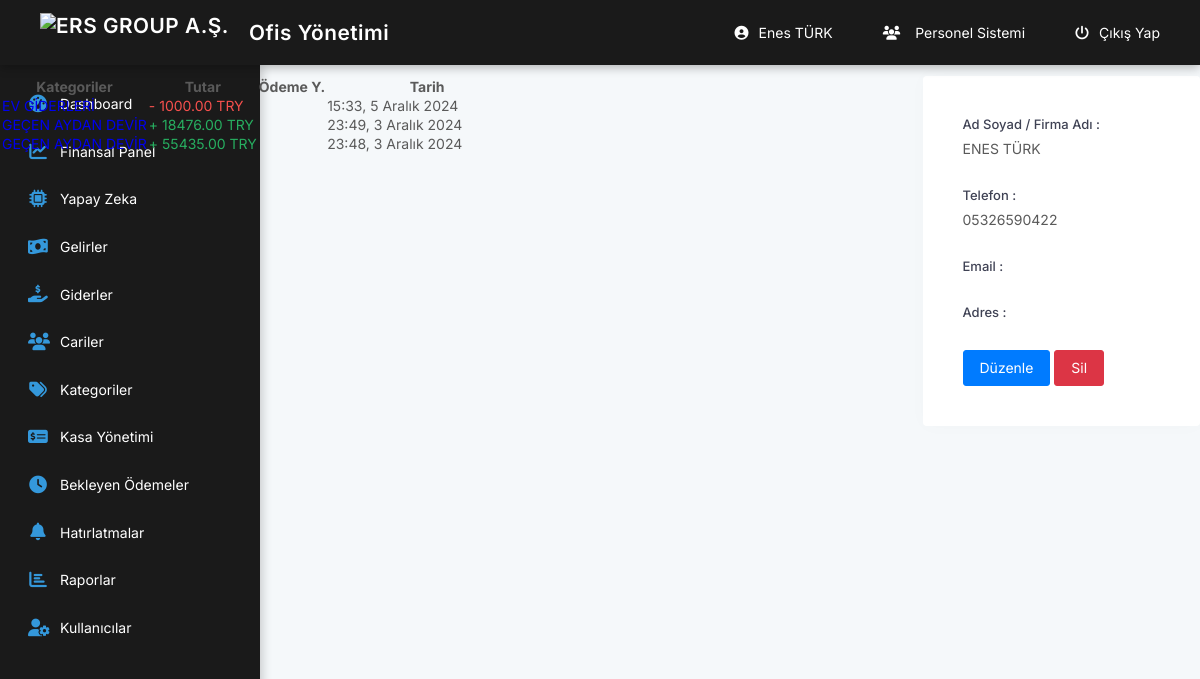
Screenshot of /muhasebe/customer.php?id=21 (signed in) with the database file from the repository.
### tables this page shows
CREATE TABLE `users` (
  `id` int(11) NOT NULL,
  `fullname` text NOT NULL,
  `phone` text NOT NULL,
  `email` text NOT NULL,
  `password` text NOT NULL,
  `uniqid` text NOT NULL,
  `status` tinyint(1) NOT NULL
);

CREATE TABLE `finances` (
  `id` int(11) NOT NULL,
  `u_id` int(11) NOT NULL,
  `customer_id` int(11) NOT NULL,
  `category_id` int(11) NOT NULL,
  `method_id` int(11) NOT NULL,
  `price` decimal(10,2) NOT NULL,
  `event_type` int(11) NOT NULL,
  `description` text DEFAULT NULL,
  `adddate` datetime NOT NULL DEFAULT current_timestamp(),
  `is_recurring` tinyint(1) DEFAULT 0,
  `recurring_start_date` date DEFAULT NULL,
  `recurring_months` int(11) DEFAULT NULL,
  `parent_recurring_id` int(11) DEFAULT NULL,
  `recurring_count` int(11) DEFAULT NULL,
  `safe_id` int(11) DEFAULT NULL,
  `payment_source_type` varchar(20) DEFAULT NULL,
  `payment_source_id` int(11) DEFAULT NULL,
  `payment_status` tinyint(1) DEFAULT NULL,
  `transaction_id` int(11) DEFAULT NULL,
  `ai_categorized` tinyint(1) DEFAULT 0,
  `ai_confidence` decimal(5,2) DEFAULT 0.00,
  `ai_matched_keywords` text DEFAULT NULL,
  `ai_suggested_categories` text DEFAULT NULL,
  `ai_analysis_data` longtext DEFAULT NULL,
  `processed` tinyint(1) DEFAULT 0
);

CREATE TABLE `categories` (
  `id` int(11) NOT NULL,
  `title` text NOT NULL,
  `type` enum('income','expense') NOT NULL DEFAULT 'expense'
);

CREATE TABLE `customers` (
  `id` int(11) NOT NULL,
  `title` text NOT NULL,
  `phone` text DEFAULT NULL,
  `email` text DEFAULT NULL,
  `tax_no` text DEFAULT NULL,
  `tax_office` text DEFAULT NULL,
  `address` text DEFAULT NULL,
  `status` tinyint(1) NOT NULL
);

### muhasebe/_class/class.php (called while the page is built, shortened)
<?php
class PIA {
	static $pdo = null;
	static $charset = 'UTF8';
	static $last_stmt = null;
	public static function instance(){
		return
		self::$pdo == null ?
		self::init() :
		self::$pdo;
	}
	public static function init(){
		self::$pdo = new PDO(
			'mysql:host=' . MYSQL_HOST .';dbname=' . MYSQL_DB,
			MYSQL_USER,
			MYSQL_PASS
		);
		self::$pdo->exec('SET NAMES `' . self::$charset . '`');
		self::$pdo->setAttribute(PDO::ATTR_DEFAULT_FETCH_MODE, PDO::FETCH_OBJ);
		return self::$pdo;
	}
	public static function query($query, $bindings = null){
		if(is_null($bindings)){
			if(!self::$last_stmt = self::instance()->query($query))
			return false;
		}else{
			self::$last_stmt = self::prepare($query);
			if(!self::$last_stmt->execute($bindings))
			return false;
		}
		return self::$last_stmt;
	}
	public static function get_row($query, $bindings = null){
		if(!$stmt = self::query($query, $bindings))
		return false;
		return $stmt->fetch();
	}
	public static function control($theValue, $theType, $strip_tags=false) {
		$theValue = addslashes(trim($theValue)) ;
		switch ($theType) {
			case "text":
				$theValue = ($theValue != "") ? "'" . $theValue . "'" : "NULL";
			break;
			case "long":
			case "int":
				$theValue = ($theValue != "") ? intval($theValue) : "NULL";
			break;
		}
		return $theValue;
	}
	public static function time_tr($adddate, $pattern='time, day month year'){
		$months = array('Ocak','Şubat','Mart','Nisan','Mayıs','Haziran','Temmuz','Ağustos', 'Eylül', 'Ekim', 'Kasım', 'Aralık');
		$time =  date('H:i',  strtotime($adddate));
		$day = date('j ', strtotime($adddate));
		$month = $months[date('m',  strtotime($adddate)) - 1];
		$year = date('Y',  strtotime($adddate));
		return str_replace(array('time', 'day', 'month', 'year'), array($time, $day, $month, $year), $pattern);
	}
}
$pia = New PIA;
?>

### muhasebe/_class/config.php (called while the page is built, shortened)
<?php
require('class.php');
if(isset($_COOKIE['admin_id'])){
	$uniqid =  $pia->control($_COOKIE['admin_id'],'text');
	$admin = $pia->get_row("SELECT * FROM users WHERE uniqid=$uniqid");
}
?>

### muhasebe/customer.php (the view, shortened to what this page needs)
<?php require('_class/config.php');  require('session.php');   ?>
<!DOCTYPE html>
<html>
      <head>
            <?php
                  require('_inc/head.php');
                  $customer_id = $pia->control($_GET['id'],'int');
                  $customers_row = $pia->get_row("SELECT * FROM customers WHERE id=$customer_id");
            ?>
      </head>
      <body>
            <?php require('_inc/header.php'); ?>
            <section class="content">
                  <div class="title">
                        <div class="left">
                              <h1><?=$customers_row->title;?></h1>
                              <ul class="breadcrumb">
                                    <li><a href="main.php">Anasayfa</a></li>
                                    <li><a href="customers.php">Cariler</a></li>
                                    <li><a href="customers.php?id=<?=$customers_row->id;?>"><?=$customers_row->title;?></a></li>
                              </ul>
                        </div>
                  </div>
                  	<div class="row reports">
                  		<div class="col-md-9 col-xs-12 left xs-mb-30">
            						<table class="table"  data-ordering="false" data-paging="false">
            							<thead>
            								<tr>
                                                                  <th>Kategoriler</th>
                                                                  <th>Tutar</th>
            									<th>Ödeme Y.</th>
            									<th>Tarih</th>
            								</tr>
            							</thead>
            							<tbody>
            								<?php
      										$list = $pia->query("SELECT * FROM finances WHERE customer_id=$customers_row->id ORDER BY adddate DESC");
      										foreach($list as $item){
      											$category_row = $pia->get_row("SELECT * FROM categories WHERE id=$item->category_id");
      										      $methods_row = $pia->get_row("SELECT * FROM methods WHERE id=$item->method_id");
                                                                        $price = $item->event_type==0 ? '<span class="text-danger">- '.$item->price.' TRY</span>' : '<span class="text-success">+ '.$item->price.' TRY</span>' ;
            								?>
            								<tr>
                                                                  <td><a href="customer.php?id=<?=$customers_row->id;?>&view_id=<?=$item->id;?>"><?=$category_row->title;?></a></td>
            									<td><?=$price;?></td>
                                                                  <td><?=$methods_row->title;?></td>
            									<td width="200" class="text-right"><?=$pia->time_tr($item->adddate);?></td>
            								</tr>
            								<?php } ?>
            							</tbody>
            						</table>
					</div>
                              <div class="col-md-3 col-xs-12 right ">
                                    <div class="panel-default">
                                          <div class="panel-body">
                                                <div class="form-group">
                                                      <label>Ad Soyad / Firma Adı : </label> <?=@$customers_row->title;?>
                                                </div>
                                               <div class="form-group">
                                                      <label>Telefon : </label><?=@$customers_row->phone;?>
                                                </div>
                                                <div class="form-group">
                                                      <label>Email : </label><?=@$customers_row->email;?>
                                                </div>
                                                <div class="form-group">
                                                      <label>Adres :</label> <?=@$customers_row->address;?>
                                                </div>
                                                <a href="customers.php?edit=<?=$customers_row->id;?>" class="btn-primary" target="_blank">Düzenle</a>
                                                            <a onclick="_delete('customers', <?=$customers_row->id;?>);" target="_blank" class="btn-danger">Sil</a>
                                          </div>
                                    </div>
                              </div>
				</div>
           </section>
     </body>
</html>

### muhasebe/_inc/header.php (shortened to what this page needs)
<header class="header">
    <a href="https://ersinemlak.com.tr" class="logo">
        <img src="../logo1.png" alt="ERS GROUP A.Ş." class="logo-img"> Ofis Yönetimi
    </a>
    <div class="header-right">
        <a href="users.php?edit=<?=$admin->id;?>" class="user-link">
            <i class="fas fa-user-circle"></i> <?=$admin->fullname;?>
        </a>
        <a href="../personel/" class="personnel-link">
            <i class="fas fa-users"></i> Personel Sistemi
        </a>
        <a href="logout.php" class="logout-link">
            <i class="fas fa-power-off"></i> Çıkış Yap
        </a>
    </div>
</header>
<div class="sidebar">
    <nav class="sidebar-nav">
        <ul>
            <li>
                <a href="main.php">
                    <i class="fas fa-tachometer-alt"></i>
                    <span>Dashboard</span>
                </a>
            </li>
            <li>
                <a href="financial_dashboard.php">
                    <i class="fas fa-chart-line"></i>
                    <span>Finansal Panel</span>
                </a>
            </li>
            <li>
                <a href="chatbot.php">
                    <i class="fas fa-microchip"></i>
                    <span>Yapay Zeka</span>
                </a>
            </li>
            <li>
                <a href="income.php">
                    <i class="fas fa-money-bill-wave"></i>
                    <span>Gelirler</span>
                </a>
            </li>
            <li>
                <a href="expense.php">
                    <i class="fas fa-hand-holding-usd"></i>
                    <span>Giderler</span>
                </a>
            </li>
            <li>
                <a href="customers.php">
                    <i class="fas fa-users"></i>
                    <span>Cariler</span>
                </a>
            </li>
            <li>
                <a href="categories.php">
                    <i class="fas fa-tags"></i>
                    <span>Kategoriler</span>
                </a>
            </li>
            <li>
    <a href="safes.php">
        <i class="fas fa-money-check-alt"></i>
        <span>Kasa Yönetimi</span>
    </a>
</li>
            <li>
                <a href="pending_payments.php">
                    <i class="fas fa-clock"></i>
                    <span>Bekleyen Ödemeler</span>
                </a>
            </li>
            <li>
                <a href="reminders.php">
                    <i class="fas fa-bell"></i>
                    <span>Hatırlatmalar</span>
                </a>
            </li>
            <li>
                <a href="reports.php">
                    <i class="fas fa-chart-bar"></i>
                    <span>Raporlar</span>
                </a>
            </li>
            <li>
                <a href="users.php">
                    <i class="fas fa-user-cog"></i>
                    <span>Kullanıcılar</span>
                </a>
            </li>
        </ul>
    </nav>
</div>

### muhasebe/_inc/header.php (style rules this page uses)
.logo { display: flex; align-items: center; text-decoration: none; }
.logo-img { height: 40px; margin-right: 10px; object-fit: contain; }
.personnel-link { display: inline-flex; align-items: center; padding: 0 15px; color: #333; text-decoration: none; transition: color 0.3s ease; }
.personnel-link i { margin-right: 5px; }
:root { --primary-color: #1a1a1a; --secondary-color: #2d2d2d; --accent-color: #3498db; --text-color: #ffffff; --hover-color: #3a3a3a; --sidebar-width: 260px; --header-height: 65px; }
.header { background: var(--primary-color); height: var(--header-height); position: fixed; top: 0; left: 0; right: 0; z-index: 1000; display: flex; justify-content: space-between; align-items: center; padding: 0 25px; box-shadow: 0 2px 10px rgba(0,0,0,0.3); }
.header a { color: var(--text-color); text-decoration: none; padding: 10px 15px; border-radius: 8px; transition: all 0.3s ease; display: flex; align-items: center; gap: 10px; }
.header-right { display: flex; align-items: center; gap: 20px; }
.logo { font-size: 1.3rem; font-weight: 600; letter-spacing: 0.5px; }
.sidebar { background: var(--primary-color); width: var(--sidebar-width); height: calc(100vh - var(--header-height)); position: fixed; top: var(--header-height); left: 0; overflow-y: auto; transition: all 0.3s ease; box-shadow: 2px 0 10px rgba(0,0,0,0.2); }
.sidebar-nav ul { list-style: none; padding: 15px 0; margin: 0; }
.sidebar-nav li a { display: flex; align-items: center; padding: 15px 25px; color: var(--text-color); text-decoration: none; transition: all 0.3s ease; border-left: 3px solid transparent; }
.sidebar-nav i { margin-right: 12px; width: 20px; text-align: center; font-size: 1.1rem; color: var(--accent-color); }

### rows the page displays
users: fullname "Enes TÜRK"
finances: category.title "EV GİDERLERİ", price "1000.00", adddate "15:33, 5 Aralık 2024"
finances: price "18476.00", adddate "23:49, 3 Aralık 2024"
finances: category.title "GEÇEN AYDAN DEVİR", price "55435.00", adddate "23:48, 3 Aralık 2024"
customers: title "ENES TÜRK", phone "05326590422"
